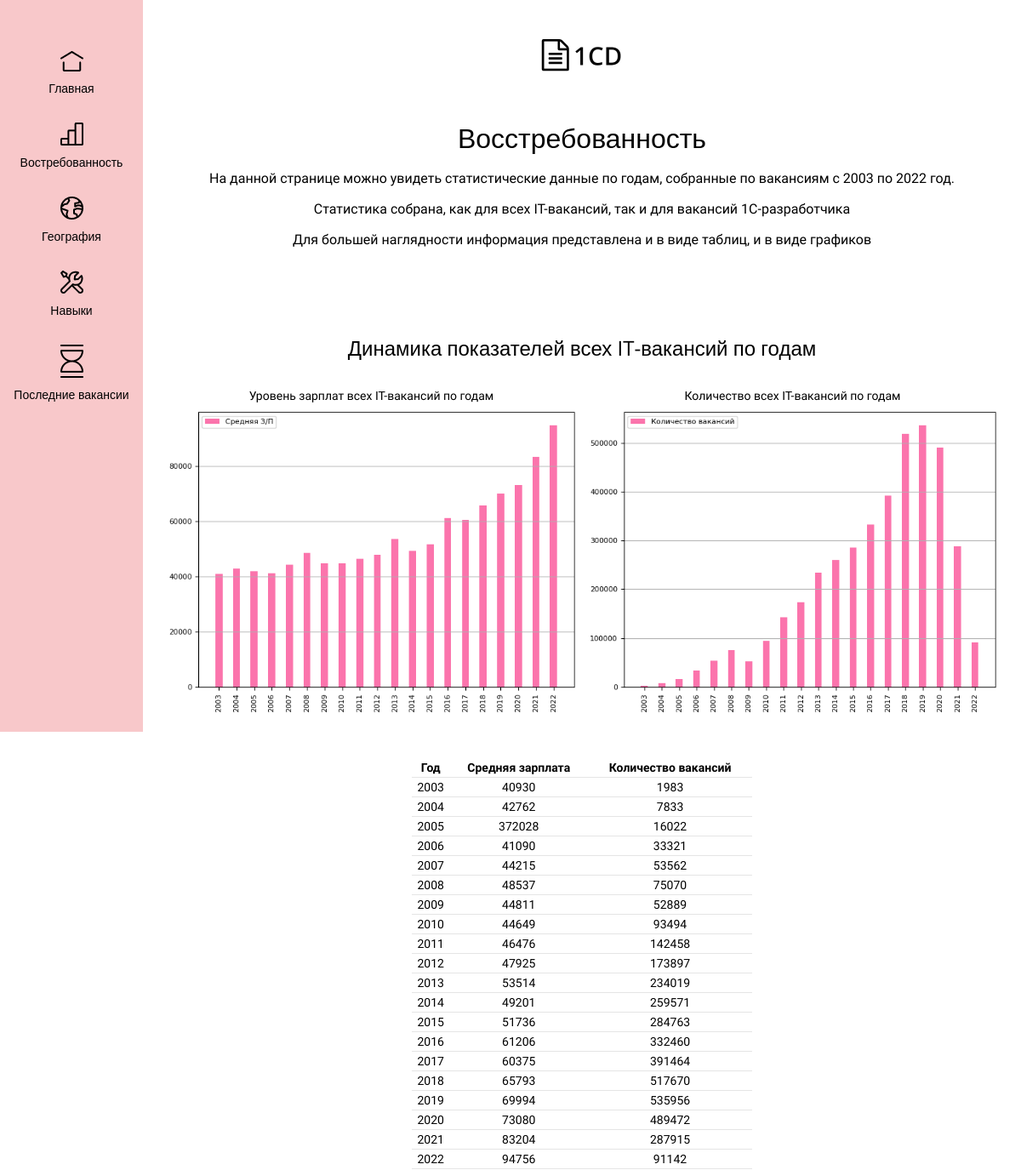
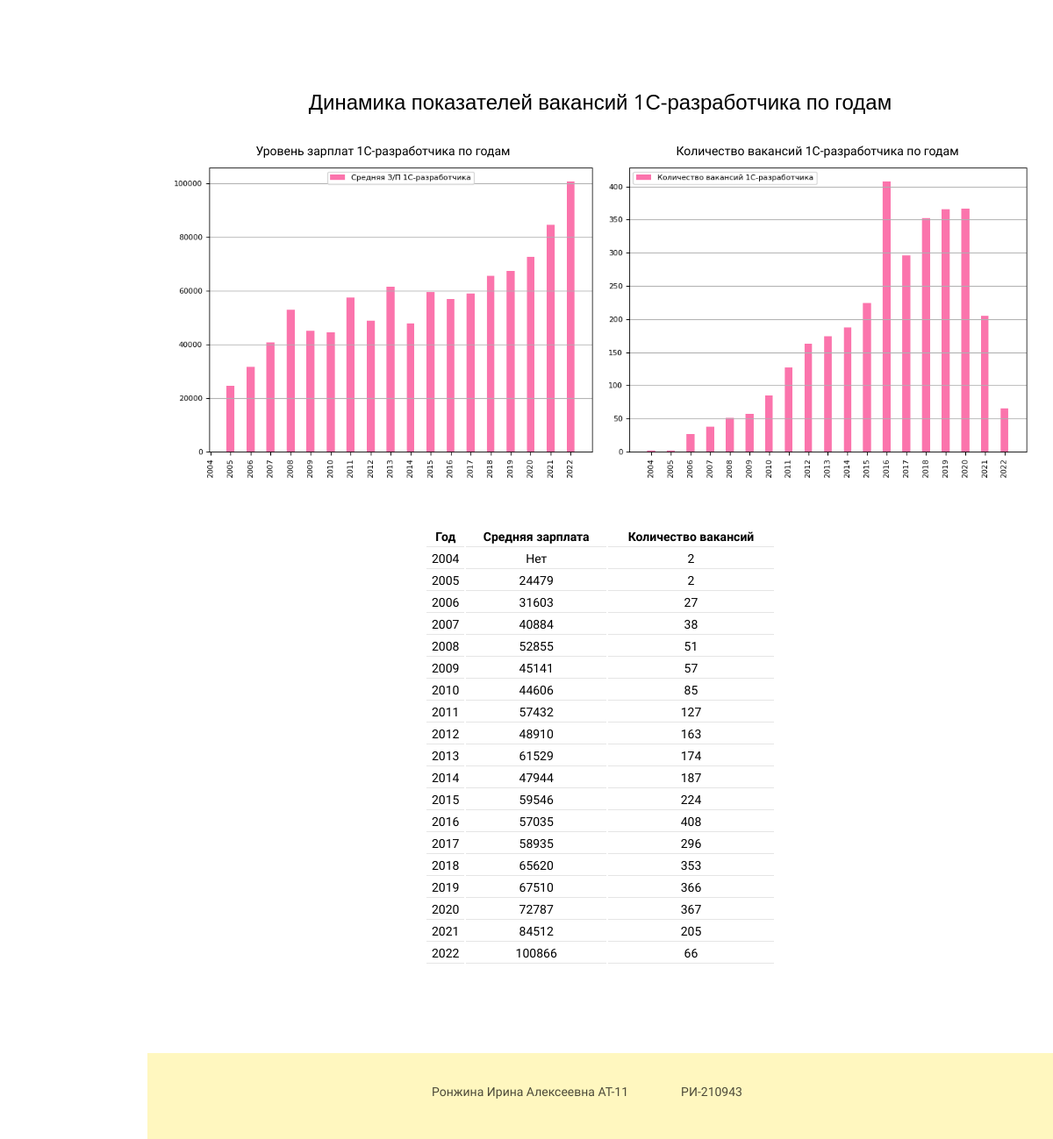
The page /demand/ on the database its author committed (2 pictures, top to bottom).
### dev1C/models.py (models this page shows, shortened)
class Block(models.Model):
    title = models.CharField(max_length=63, blank=True)
    title_style = models.TextField(blank=True,null= True)
    page = models.CharField(max_length=25, choices=PAGES)
    style = models.TextField(blank=True)
    class Meta:
        verbose_name = 'Блок'
        verbose_name_plural = "Блоки"

class Content(models.Model):
    title = models.CharField(max_length=63, blank=True)
    title_style = models.TextField(blank=True, null=True)
    image = models.ImageField(upload_to='images/', blank=True)
    content = models.TextField(blank=True)
    style = models.TextField(blank=True)
    type = models.CharField(max_length=25, choices=TYPES)
    block = models.ForeignKey('Block', on_delete=models.CASCADE, null=True)
    class Meta:
        verbose_name = 'Содержание блока'
        verbose_name_plural = "Содержания блока"

### dev1C/views.py (the view)
# urls.py: path('demand/', demand, name='demand'),
def demand(request):
    blocks = Block.objects.filter(page='demand')
    context = {'blocks': blocks}
    return render(request, 'dev1C/demand.html', context=context)

### dev1C/templatetags/custom_tags.py (called while the page is built)
@register.simple_tag()
def get_all_content(block_id):
    contents = Content.objects.filter(block=block_id)
    return contents

@register.inclusion_tag('dev1C/table.html')
def show_table(table: Content):
    data = table.content.split('\n')
    head = data[0].split(',')
    rows = data[1:]
    values = list()
    for row in rows:
        if '[' in row and ']' in row:
            new_row = list()
            index = row.index('[')
            new_row.append(row[:index].split(',')[0])
            array = row[index:].replace('[', '').replace(']', '').replace("'", '')
            new_row.append(array)
            values.append(new_row)
        else:
            values.append(row.split(','))
    return {'content': table,
            'heads': head,
            'rows': values}

### dev1C/templates/dev1C/demand.html
{% extends 'dev1C/base.html' %}
{% block title_page %}
    <section class="page-lead">
    <h1>Восстребованность</h1>
        <p>На данной странице можно увидеть статистические данные по годам, собранные по вакансиям с 2003 по 2022 год.</p>
        <p>Статистика собрана, как для всех IT-вакансий, так и для вакансий 1С-разработчика</p>
        <p>Для большей наглядности информация представлена и в виде таблиц, и в виде графиков</p>
    </section>
{% endblock %}

### dev1C/templates/dev1C/base.html (shortened to what this page needs)
{% load static %}
{% load custom_tags %}
<!DOCTYPE html>
<html lang="en">
<head>
    <link rel="stylesheet" href="{% static 'dev1C/css/style.css' %}">
</head>
<body>
<header>
<nav>
    <ul class="nav-list">
        <li class="nav-item">
            <a class="nav-link" href="{% url 'home' %}"><img class="nav-icon" src="{% static 'dev1C/image/Home.png' %}">
            <p>Главная</p></a>
        </li>
        <li class="nav-item">
            <a class="nav-link" href="{% url 'demand' %}"><img class="nav-icon" src="{% static 'dev1C/image/Demand.png' %}">
            <p>Востребованность</p></a>
        </li>
        <li class="nav-item">
            <a class="nav-link" href="{% url 'areas' %}"><img class="nav-icon" src="{% static 'dev1C/image/Areas.png' %}">
            <p>География</p></a>
        </li>
        <li class="nav-item">
            <a class="nav-link" href="{% url 'skills' %}"><img class="nav-icon" src="{% static 'dev1C/image/Skills.png' %}">
            <p>Навыки</p></a>
        </li>
        <li class="nav-item">
            <a class="nav-link" href="{% url 'vacancies' %}"><img class="nav-icon" src="{% static 'dev1C/image/Vacancies.png' %}">
            <p>Последние вакансии</p></a>
        </li>
    </ul>
</nav>
    <div class="logo">
    <img src="{% static 'dev1C/image/Logo.png' %}">
        </div>
</header>
<main>
{% block title_page %}{% endblock %}
{% block main %}
    {% for block in blocks %}
        <section>
        <h2 class="title-{{ block.pk }}">{{ block.title }}</h2>
        <div class="section-{{ block.pk }}">
        {% get_all_content block.pk as contents %}
        {% for content in contents %}
            <div class="content-{{ content.pk }}">
            <p class="content-{{ content.pk }}-title">{{ content.title }}</p>
            {% if content.type == 'text' %}
                {% get_list content as list %}
                {% for p in list %}
                    <p>{{ p }}</p>
                {% endfor %}
            {% elif content.type == 'image' %}
                <img src="{{ content.image.url }}" class="content-{{ content.pk }}">
            {% elif content.type == 'table' %}
                {% show_table content %}
                {% endif %}
            </div>
            {% endfor %}
        </div>
        </section>
    {% endfor %}
{% endblock %}
</main>
<footer>
    <div class="author">
    <p>Ронжина Ирина Алексеевна АТ-11<p>
    <p>РИ-210943</p>
    </div>
</footer>
</body>
</html>

### dev1C/templates/dev1C/table.html
<table class="content-{{ content.pk }}">
    <tr>
        {% for head in heads %}
            <th align="center">{{ head }}</th>
        {% endfor %}
    </tr>
    {% for th in rows %}
    <tr>
        {% for td in th %}
            <td align="center">{{ td }}</td>
            {% endfor %}
    </tr>
    {% endfor %}
</table>

### dev1C/static/dev1C/css/style.css (style rules this page uses)
body { margin: 0; padding: 0; font-size: 14px; font-family: 'Cantarell', sans-serif; font-weight: 500; line-height: 20px; }
nav { display: flex; flex-direction: column; background-color: #F8C8CA; width: 168px; position: fixed; height: 100vh; margin-top: -40px; padding-top: 60px; }
.nav-list { margin: 0; padding: 0; }
nav p { margin: 0; }
.nav-link { color: black; text-decoration: none; font-family: "Open Sans", sans-serif; font-size: 14px; }
.nav-item a { display: flex; gap: 10px; flex-direction: column; align-items: center; margin-bottom: 30px; }
main { margin-left: 168px; }
.logo { margin: 40px 0 50px 168px; display: flex; justify-content: center; }
h1 { font-family: "Open Sans", sans-serif; font-size: 32px; line-height: 44px; grid-area: title; align-self: start; font-weight: 400; margin: 0; }
h2 { font-family: "Open Sans", sans-serif; font-weight: 400; font-size: 24px; line-height: 33px; margin-top: 0; margin-bottom: 40px; }
section { margin-bottom: 100px; }
li:before { content: "‣"; color: black; }
li { margin-bottom: 10px; }
li:last-child { margin-bottom: 0; }
ul { margin: 0; padding: 0; list-style: none; }
.nav-item:before { content: ""; }
.author { display: flex; justify-content: center; margin-left: 168px; background-color: rgba(255, 247, 191, 1); padding-top: 20px; padding-bottom: 30px; }
.author p { margin-right: 30px; color: rgba(0, 0, 0, 0.7); }
.page-lead { font-size: 16px; text-align: center; width: 991px; margin-left: auto; margin-right: auto; }
tr { border-bottom: 1px solid rgba(0, 0, 0, 0.1); }
th { border-bottom: 1px solid rgba(0, 0, 0, 0.1); }
td { border-bottom: 1px solid rgba(0, 0, 0, 0.1); }
.page-lead h1 { font-family: "Open Sans", sans-serif; font-size: 32px; line-height: 44px; font-weight: 400; }

### rows shown on the page
Block: title "Динамика показателей всех IT-вакансий по годам"
Content: title "Уровень зарплат всех IT-вакансий по годам", image (picture)
Content: title "Количество всех IT-вакансий по годам", image (picture)
Content: heads "Год" "Средняя зарплата" "Количество вакансий", th "2003" "40930" "1983" "2004" "42762" "7833" "2005" "372028" "16022" "2006" "41090" "33321" "2007" "44215" "53562" "2008" "48537" "75070" "2009" "44811" "52889" "2010" "44649" "93494" "2011" "46476" "142458" "2012" "47925" "173897" "2013" "53514" "234019" "2014" "49201" "259571" "2015" "51736" "284763" "2016" "61206" "332460" "2017" "60375" "391464" "2018" "65793" "517670" "2019" "69994" "535956" "2020" "73080" "489472" "2021" "83204" "287915" "2022" "94756" "91142"
Block: title "Динамика показателей вакансий 1С-разработчика по годам"
Content: title "Уровень зарплат 1С-разработчика по годам", image (picture)
Content: title "Количество вакансий 1С-разработчика по годам", image (picture)
Content: heads "Год" "Средняя зарплата" "Количество вакансий", th "2004" "Нет" "2" "2005" "24479" "2" "2006" "31603" "27" "2007" "40884" "38" "2008" "52855" "51" "2009" "45141" "57" "2010" "44606" "85" "2011" "57432" "127" "2012" "48910" "163" "2013" "61529" "174" "2014" "47944" "187" "2015" "59546" "224" "2016" "57035" "408" "2017" "58935" "296" "2018" "65620" "353" "2019" "67510" "366" "2020" "72787" "367" "2021" "84512" "205" "2022" "100866" "66"
